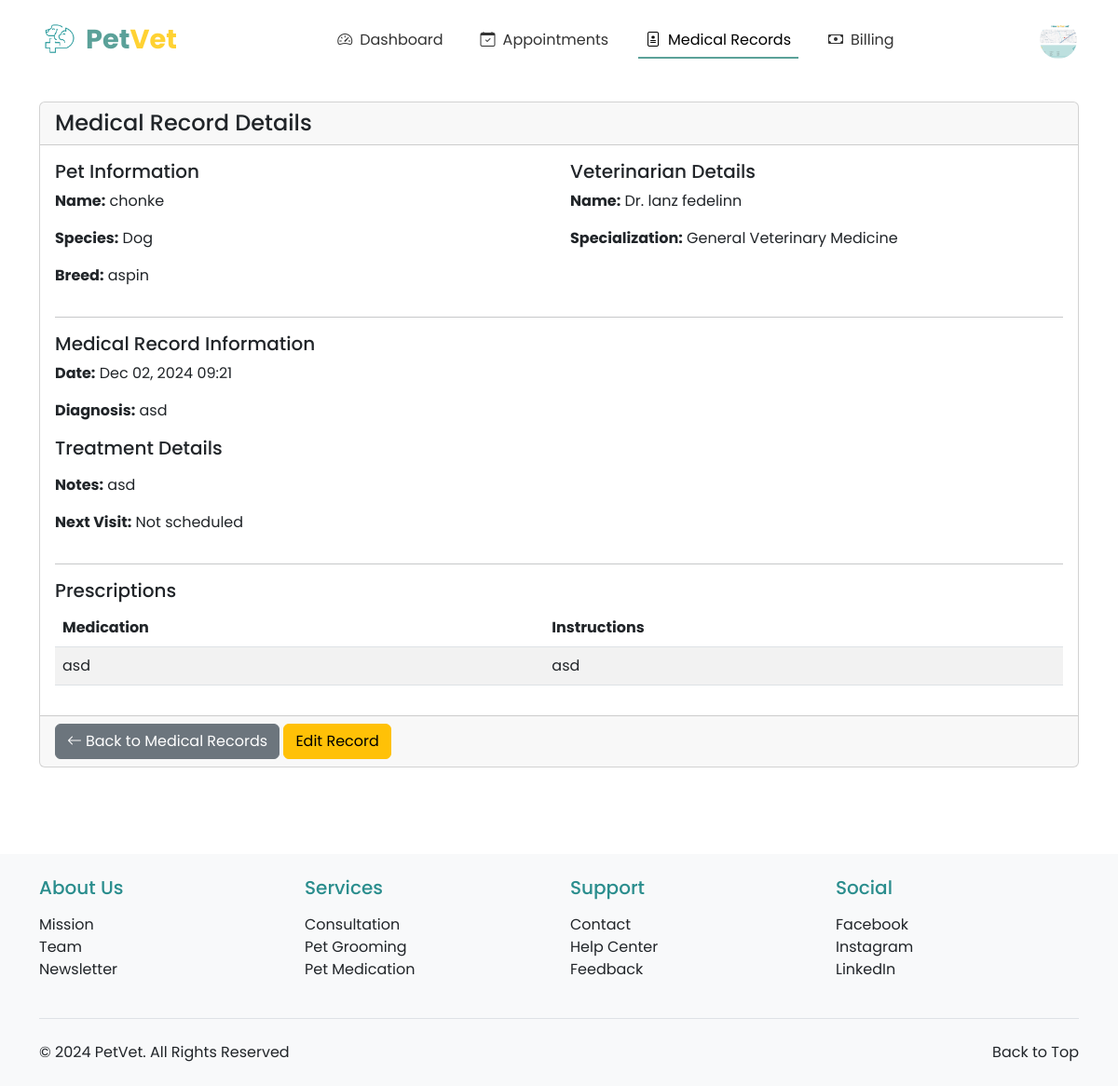
/vet/medical-record/20/ (signed in), run on the app's committed database.
### registration_login/models.py (models this page shows, shortened)
class Profile(models.Model):
    PAYMENT_CHOICES = [
        ('CASH', 'Cash'),
        ('CARD', 'Credit/Debit Card'),
        ('GCASH', 'GCash'),
        ('MAYA', 'Maya'),
    ]
    ROLE_CHOICES = [
        ('OWNER', 'Pet Owner'),
        ('VET', 'Veterinarian'),
    ]
    user = models.OneToOneField(User, on_delete=models.CASCADE, primary_key=True)
    profile_picture = models.ImageField(upload_to='profile_pics/', default='profile_pics/profile.png')
    first_name = models.CharField(max_length=50)
    last_name = models.CharField(max_length=50)
    address = models.CharField(max_length=200, blank=True, null=True)
    contact_number = models.CharField(max_length=15, blank=True, null=True)
    preferred_payment = models.CharField(max_length=10, choices=PAYMENT_CHOICES, default='CASH')
    card_number = models.CharField(max_length=16, blank=True, null=True)
    card_expiry = models.CharField(max_length=5, blank=True, null=True)
    ewallet_number = models.CharField(max_length=15, blank=True, null=True)
    role = models.CharField(max_length=10, choices=ROLE_CHOICES, default='OWNER')
    phone_number = models.CharField(max_length=20, null=True, blank=True)
    created_at = models.DateTimeField(auto_now_add=True)
    updated_at = models.DateTimeField(auto_now=True)

### pet_registration/models.py (models this page shows, shortened)
class Pet(models.Model):
    owner = models.ForeignKey(User, on_delete=models.CASCADE, related_name='pets')
    pet_id = models.CharField(max_length=20, unique=True)
    pet_name = models.CharField(max_length=50)
    breed = models.CharField(max_length=50)
    species = models.CharField(max_length=50)
    sex = models.CharField(max_length=10, choices=[('Male', 'Male'), ('Female', 'Female'), ('Unknown', 'Unknown')])
    weight = models.DecimalField(max_digits=5, decimal_places=2)
    birthday = models.DateField()
    pet_description = models.TextField(blank=True, null=True)
    image_url = models.ImageField(upload_to='pet_images/', blank=True, null=True)
    primary_veterinarian = models.ForeignKey('veterinarians.VeterinarianProfile',
        on_delete=models.SET_NULL,
        null=True,
        blank=True,
        related_name='primary_pets'
    )

### veterinarians/models.py (models this page shows, shortened)
class MedicalRecord(models.Model):
    pet = models.ForeignKey(Pet, on_delete=models.CASCADE, related_name='medical_records')
    veterinarian = models.ForeignKey(VeterinarianProfile, on_delete=models.CASCADE)
    date = models.DateTimeField(auto_now_add=True)
    diagnosis = models.TextField()
    treatment = models.ForeignKey(Treatment, on_delete=models.SET_NULL, null=True, blank=True)
    notes = models.TextField(blank=True)
    next_visit_date = models.DateField(null=True, blank=True)

class VeterinarianProfile(models.Model):
    profile = models.OneToOneField(Profile, on_delete=models.CASCADE)
    specialization = models.CharField(max_length=100, default="General Veterinary Medicine")
    license_number = models.CharField(max_length=50, unique=True, null=True, blank=True)
    years_of_experience = models.PositiveIntegerField(default=0)
    bio = models.TextField(blank=True)
    available_days = models.CharField(max_length=200, help_text="Comma-separated list of available days", default="Monday,Tuesday,Wednesday,Thursday,Friday")
    consultation_fee = models.DecimalField(max_digits=10, decimal_places=2, default=Decimal('50.00'))

class Prescription(models.Model):
    medical_record = models.ForeignKey(MedicalRecord, on_delete=models.CASCADE)
    medication_name = models.CharField(max_length=100)
    dosage = models.CharField(max_length=50)
    frequency = models.CharField(max_length=50)
    duration = models.CharField(max_length=50)
    instructions = models.TextField()
    prescribed_date = models.DateField(auto_now_add=True)
    refills = models.PositiveIntegerField(default=0)

### veterinarians/views.py (the view)
# urls.py: path('medical-record/<int:record_id>/', views.medical_record_detail, name='medical_record_detail'),
@login_required
@user_passes_test(is_veterinarian)
def medical_record_detail(request, record_id):
    vet_profile = get_object_or_404(VeterinarianProfile, profile=request.user.profile)
    record = get_object_or_404(MedicalRecord, id=record_id, veterinarian=vet_profile)
    context = {
        'record': record,
        'pet': record.pet,
        'prescriptions': record.prescription_set.all(),
        'billing_record': record.billingrecord_set.first() if hasattr(record, 'billingrecord_set') else None
    }
    return render(request, 'veterinarians/medical_record_detail.html', context)

### veterinarians/views.py (called while the page is built)
def is_veterinarian(user):
    return user.profile.role == 'VET'

### veterinarians/templates/veterinarians/medical_record_detail.html (shortened to what this page needs)
{% extends 'base.html' %}
{% load crispy_forms_tags %}
{% block content %}
<div class="container mt-4">
    <div class="row">
        <div class="col-md-12">
            <div class="card mb-4">
                <div class="card-header">
                    <h4 class="card-title mb-0">Medical Record Details</h4>
                </div>
                <div class="card-body">
                    <div class="row">
                        <div class="col-md-6">
                            <h5>Pet Information</h5>
                            <p><strong>Name:</strong> {{ pet.pet_name }}</p>
                            <p><strong>Species:</strong> {{ pet.species }}</p>
                            <p><strong>Breed:</strong> {{ pet.breed }}</p>
                        </div>
                        <div class="col-md-6">
                            <h5>Veterinarian Details</h5>
                            <p><strong>Name:</strong> Dr. {{ record.veterinarian.profile.first_name }} {{ record.veterinarian.profile.last_name }}</p>
                            <p><strong>Specialization:</strong> {{ record.veterinarian.specialization }}</p>
                        </div>
                    </div>
                    <hr>
                    <div class="row">
                        <div class="col-md-12">
                            <h5>Medical Record Information</h5>
                            <p><strong>Date:</strong> {{ record.date|date:"M d, Y H:i" }}</p>
                            <p><strong>Diagnosis:</strong> {{ record.diagnosis|default:"No diagnosis provided" }}</p>
                            <div class="col-md-6">
                                <h5>Treatment Details</h5>
                            </div>
                            <p><strong>Notes:</strong> {{ record.notes|default:"No additional notes" }}</p>
                            <p><strong>Next Visit:</strong>
                                {% if record.next_visit_date %}
                                    {{ record.next_visit_date|date:"M d, Y" }}
                                {% else %}
                                    Not scheduled
                                {% endif %}
                            </p>
                        </div>
                    </div>
                    {% if prescriptions %}
                    <hr>
                    <div class="row">
                        <div class="col-md-12">
                            <h5>Prescriptions</h5>
                            <table class="table table-striped">
                                <thead>
                                    <tr>
                                        <th>Medication</th>
                                        <th>Instructions</th>
                                    </tr>
                                </thead>
                                <tbody>
                                    {% for prescription in prescriptions %}
                                    <tr>
                                        <td>{{ prescription.medication_name }}</td>
                                        <td>{{ prescription.instructions|default_if_none:'-' }}</td>
                                    </tr>
                                    {% empty %}
                                    <tr>
                                        <td colspan="5" class="text-center">No prescriptions found</td>
                                    </tr>
                                    {% endfor %}
                                </tbody>
                            </table>
                        </div>
                    </div>
                    {% endif %}
                </div>
                <div class="card-footer">
                    <a href="{% url 'veterinarians:pet_medical_records' pet_id=pet.pet_id %}" class="btn btn-secondary">
                        <i class="bi bi-arrow-left me-1"></i>Back to Medical Records
                    </a>
                    <a href="{% url 'veterinarians:edit_medical_record' record_id=record.id %}" class="btn btn-warning">
                        Edit Record
                    </a>
                </div>
            </div>
        </div>
    </div>
</div>
{% endblock %}
{% block nav_medical_records %}active{% endblock %}

### appointments/templates/base.html (shortened to what this page needs)
<!DOCTYPE html>
<html lang="en">
<head>
    {% load static %}
    <link href="https://cdn.jsdelivr.net/npm/bootstrap@5.3.0/dist/css/bootstrap.min.css" rel="stylesheet">
    <link rel="stylesheet" href="https://cdn.jsdelivr.net/npm/bootstrap-icons@1.11.2/font/bootstrap-icons.css">
</head>
<body>
    <nav class="navbar navbar-expand-lg navbar-light bg-white">
        <div class="container-fluid">
            <a class="navbar-brand d-flex align-items-center" href="{% url 'homepage:index' %}">
                <img src="{% static 'images/toplogo.png' %}" alt="PetVet Logo" class="me-2">
                <span class="logo-text">
                    <span class="logo-text-pet">Pet</span><span class="logo-text-vet">Vet</span>
                </span>
            </a>
            <div class="collapse navbar-collapse justify-content-center" id="navbarNav">
                <ul class="navbar-nav">
                    {% if user.is_authenticated %}
                        {% if user.profile.role == 'VET' %}
                            <li class="nav-item">
                                <a class="nav-link {% block nav_dashboard %}{% endblock %}" href="{% url 'veterinarians:dashboard' %}">
                                    <i class="bi bi-speedometer2 nav-icon"></i>Dashboard
                                </a>
                            </li>
                            <li class="nav-item">
                                <a class="nav-link {% block nav_appointments %}{% endblock %}" href="{% url 'veterinarians:appointment_list' %}">
                                    <i class="bi bi-calendar-check nav-icon"></i>Appointments
                                </a>
                            </li>
                            <li class="nav-item">
                                <a class="nav-link {% block nav_medical_records %}{% endblock %}" href="{% url 'veterinarians:medical_records_list' %}">
                                    <i class="bi bi-file-medical nav-icon"></i>Medical Records
                                </a>
                            </li>
                            <li class="nav-item">
                                <a class="nav-link {% block nav_billing %}{% endblock %}" href="{% url 'veterinarians:billing_management' %}">
                                    <i class="bi bi-cash nav-icon"></i>Billing
                                </a>
                            </li>
                        {% endif %}
                    {% endif %}
                </ul>
            </div>
            <div class="d-flex align-items-center">
                {% if user.is_authenticated %}
                    <div class="dropdown">
                        <img src="{{ user.profile.profile_picture.url }}" alt="Profile" class="profile-image" role="button" data-bs-toggle="dropdown" aria-expanded="false">
                    </div>
                {% else %}
                    <a href="{% url 'registration_login:my_login' %}" class="btn btn-auth-primary me-2">Login</a>
                    <a href="{% url 'registration_login:register' %}" class="btn btn-auth-outline">Register</a>
                {% endif %}
            </div>
        </div>
    </nav>
    <main>
        {% block content %}{% endblock %}
    </main>
    <footer class="bg-light py-4">
        <div class="container">
            <div class="row g-4">
                <div class="col-lg-3 col-md-6">
                    <h5 class="mb-3" style="color: #2A8D8D;">About Us</h5>
                    <ul class="list-unstyled">
                        <li><a href="{% url 'homepage:about_us' %}#mission" class="text-decoration-none text-dark">Mission</a></li>
                        <li><a href="{% url 'homepage:about_us' %}#team" class="text-decoration-none text-dark">Team</a></li>
                        <li><a href="{% url 'homepage:about_us' %}#newsletter" class="text-decoration-none text-dark">Newsletter</a></li>
                    </ul>
                </div>
                <div class="col-lg-3 col-md-6">
                    <h5 class="mb-3" style="color: #2A8D8D;">Services</h5>
                    <ul class="list-unstyled">
                        <li><a href="{% url 'homepage:index' %}#services" class="text-decoration-none text-dark">Consultation</a></li>
                        <li><a href="{% url 'homepage:index' %}#services" class="text-decoration-none text-dark">Pet Grooming</a></li>
                        <li><a href="{% url 'homepage:index' %}#services" class="text-decoration-none text-dark">Pet Medication</a></li>
                    </ul>
                </div>
                <div class="col-lg-3 col-md-6">
                    <h5 class="mb-3" style="color: #2A8D8D;">Support</h5>
                    <ul class="list-unstyled">
                        <li><a href="{% url 'homepage:about_us' %}#contact" class="text-decoration-none text-dark">Contact</a></li>
                        <li><a href="{% url 'homepage:about_us' %}#help" class="text-decoration-none text-dark">Help Center</a></li>
                        <li><a href="{% url 'homepage:about_us' %}#feedback" class="text-decoration-none text-dark">Feedback</a></li>
                    </ul>
                </div>
                <div class="col-lg-3 col-md-6">
                    <h5 class="mb-3" style="color: #2A8D8D;">Social</h5>
                    <ul class="list-unstyled">
                        <li><a href="https://facebook.com" target="_blank" class="text-decoration-none text-dark">Facebook</a></li>
                        <li><a href="https://instagram.com" target="_blank" class="text-decoration-none text-dark">Instagram</a></li>
                        <li><a href="https://linkedin.com" target="_blank" class="text-decoration-none text-dark">LinkedIn</a></li>
                    </ul>
                </div>
            </div>
            <div class="border-top mt-4 pt-4">
                <div class="container px-0">
                    <div class="row">
                        <div class="col-md">
                            <p class="mb-0 text-dark">&copy; 2024 PetVet. All Rights Reserved</p>
                        </div>
                        <div class="col-md text-md-end">
                            <a href="#" class="text-decoration-none text-dark" id="back-to-top">Back to Top</a>
                        </div>
                    </div>
                </div>
            </div>
        </div>
    </footer>
</body>
</html>

### appointments/templates/base.html (style rules this page uses)
:root { --primary-color: #5BA199; --secondary-color: #FFD233; --light-cream: #FFF9EA; }
body { font-family: 'Poppins', sans-serif; min-height: 100vh; display: flex; flex-direction: column; }
main { min-height: 100vh; }
footer { margin-top: 2rem; }
.navbar { padding: 1rem 2rem; }
.navbar-brand img { height: 40px; }
.nav-link { color: #333; position: relative; padding: 0.5rem 1.5rem; margin: 0 0.5rem; }
.nav-link.active { color: var(--primary-color); }
.nav-link.active::after { content: ''; position: absolute; bottom: 0; left: 0; width: 100%; height: 2px; background-color: var(--primary-color); }
.navbar-nav { gap: 0.5rem; }
.profile-image { width: 40px; height: 40px; border-radius: 50%; object-fit: cover; cursor: pointer; }
.logo-text { font-size: 1.8rem; font-weight: 700; }
.logo-text-pet { color: var(--primary-color); }
.logo-text-vet { color: var(--secondary-color); }
.nav-icon { margin-right: 0.5rem; }

### data on the page
Pet: pet_name "chonke", species "Dog", breed "aspin"
MedicalRecord: veterinarian.profile.first_name "lanz", veterinarian.profile.last_name "fedelinn", veterinarian.specialization "General Veterinary Medicine", date "Dec 02, 2024 09:21", diagnosis "asd", notes "asd"
Prescription: medication_name "asd", instructions "asd"
